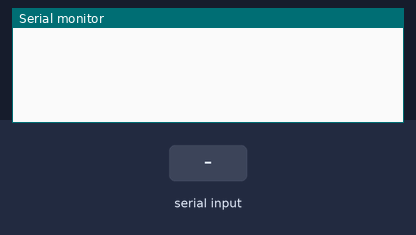
Bench run of a sketch on a simulated Arduino Mega 2560, built with avr-gcc and run on an emulated ATmega2560. Parts: the last lines printed to the serial monitor. Inputs (shaded band) come from the test bench.

Above: at 1.2 s.
1.3 s: "1\n" received over Serial
At 2.1 s:
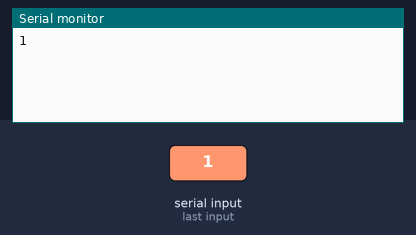
2.8 s: "1\n" received over the second serial link
At 3.4 s:
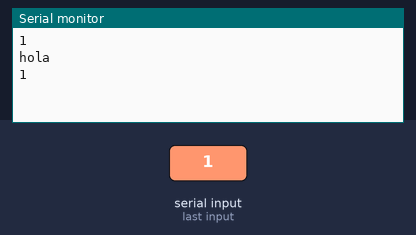
4.3 s: "0\n" received over Serial
At 5.5 s:
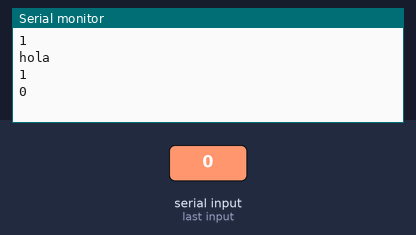
5.8 s: "2\n" received over the second serial link
At 6.8 s:
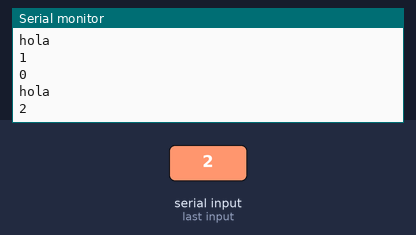
Timing chart, 0 to 8.3 s (numbered marks = the images above; inputs shaded):
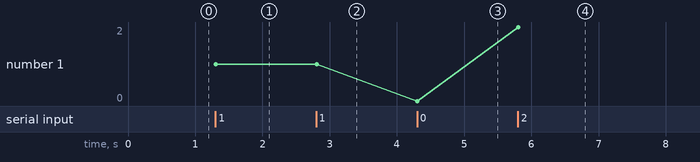

The sketch:

esp8266_test.ino
```cpp
// Variables for String coming from Serial terminal
String inputString = "";
bool stringComplete = false;

// Variables for String coming from ESP8266
String inputString1 = "";
bool stringComplete1 = false;

void setup() {
  // put your setup code here, to run once:
  inputString.reserve(1000);
  inputString1.reserve(1000);
  Serial.begin(9600);
  Serial1.begin(115200);
}

void loop() {
  // put your main code here, to run repeatedly:
  if (stringComplete){
    Serial.print(inputString);
    Serial1.print(inputString);
    inputString = "";
    stringComplete = false;
  }
  if(stringComplete1){
    Serial.print(inputString1);
    inputString1 = "";
    stringComplete1 = false;
  }
}

void serialEvent(){
  while (Serial.available()){
    char inChar = (char) Serial.read();
    inputString += inChar;
    if (inChar == '\n'){
      stringComplete = true;
    }
  }
}

void serialEvent1(){
  Serial.println("hola");
  while (Serial1.available()){
    char inChar1 = (char) Serial1.read();
    inputString1 += inChar1;
    if (inChar1 == '\n'){
      stringComplete1 = true;
    }
  }
}
```

Measured:
- after the input at 1.3 s, the serial monitor: prints a new line at once (image 1)
- after the input at 2.8 s, the serial monitor: prints a new line at once (image 2)
- after the input at 4.3 s, the serial monitor: prints a new line at once (image 3)
- after the input at 5.8 s, the serial monitor: prints a new line at once (image 4)
- plotted number 1: 1 → 0 after the input at 4.3 s, 0 → 2 after the input at 5.8 s
